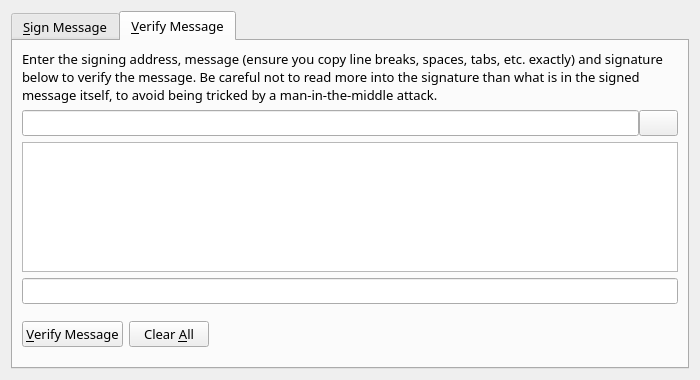
<?xml version="1.0" encoding="UTF-8"?>
<ui version="4.0">
 <class>SignVerifyMessageDialog</class>
 <widget class="QDialog" name="SignVerifyMessageDialog">
  <property name="geometry">
   <rect>
    <x>0</x>
    <y>0</y>
    <width>700</width>
    <height>380</height>
   </rect>
  </property>
  <property name="windowTitle">
   <string>Signatures - Sign / Verify a Message</string>
  </property>
  <property name="modal">
   <bool>true</bool>
  </property>
  <layout class="QVBoxLayout" name="verticalLayout">
   <item>
    <widget class="QTabWidget" name="tabWidget">
     <property name="font">
      <font>
       <family>Ubuntu Condensed</family>
       <pointsize>10</pointsize>
      </font>
     </property>
     <property name="currentIndex">
      <number>1</number>
     </property>
     <widget class="QWidget" name="tabSignMessage">
      <attribute name="title">
       <string>&amp;Sign Message</string>
      </attribute>
      <layout class="QVBoxLayout" name="verticalLayout_SM">
       <item>
        <widget class="QLabel" name="infoLabel_SM">
         <property name="text">
          <string>You can sign messages with your BitMiles addresses to prove that you own them. Be careful not to sign anything vague, as phishing attacks may try to trick you into signing your identity over to them. Only sign fully-detailed statements you agree to.</string>
         </property>
         <property name="textFormat">
          <enum>Qt::PlainText</enum>
         </property>
         <property name="wordWrap">
          <bool>true</bool>
         </property>
        </widget>
       </item>
       <item>
        <layout class="QHBoxLayout" name="horizontalLayout_1_SM">
         <property name="spacing">
          <number>0</number>
         </property>
         <item>
          <widget class="QValidatedLineEdit" name="addressIn_SM">
           <property name="toolTip">
            <string>The address to sign the message with (e.g. 1NS17iag9jJgTHD1VXjvLCEnZuQ3rJDE9L)</string>
           </property>
           <property name="maxLength">
            <number>34</number>
           </property>
          </widget>
         </item>
         <item>
          <widget class="QPushButton" name="addressBookButton_SM">
           <property name="toolTip">
            <string>Choose an address from the address book</string>
           </property>
           <property name="text">
            <string/>
           </property>
           <property name="icon">
            <iconset resource="../bitcoin.qrc">
             <normaloff>:/icons/address-book</normaloff>:/icons/address-book</iconset>
           </property>
           <property name="shortcut">
            <string>Alt+A</string>
           </property>
           <property name="autoDefault">
            <bool>false</bool>
           </property>
          </widget>
         </item>
         <item>
          <widget class="QPushButton" name="pasteButton_SM">
           <property name="toolTip">
            <string>Paste address from clipboard</string>
           </property>
           <property name="text">
            <string/>
           </property>
           <property name="icon">
            <iconset resource="../bitcoin.qrc">
             <normaloff>:/icons/editpaste</normaloff>:/icons/editpaste</iconset>
           </property>
           <property name="shortcut">
            <string>Alt+P</string>
           </property>
           <property name="autoDefault">
            <bool>false</bool>
           </property>
          </widget>
         </item>
        </layout>
       </item>
       <item>
        <widget class="QPlainTextEdit" name="messageIn_SM">
         <property name="toolTip">
          <string>Enter the message you want to sign here</string>
         </property>
        </widget>
       </item>
       <item>
        <layout class="QHBoxLayout" name="horizontalLayout_2_SM">
         <property name="spacing">
          <number>0</number>
         </property>
         <item>
          <widget class="QLineEdit" name="signatureOut_SM">
           <property name="font">
            <font>
             <italic>true</italic>
            </font>
           </property>
           <property name="readOnly">
            <bool>true</bool>
           </property>
          </widget>
         </item>
         <item>
          <widget class="QPushButton" name="copySignatureButton_SM">
           <property name="toolTip">
            <string>Copy the current signature to the system clipboard</string>
           </property>
           <property name="text">
            <string/>
           </property>
           <property name="icon">
            <iconset resource="../bitcoin.qrc">
             <normaloff>:/icons/editcopy</normaloff>:/icons/editcopy</iconset>
           </property>
           <property name="autoDefault">
            <bool>false</bool>
           </property>
          </widget>
         </item>
        </layout>
       </item>
       <item>
        <layout class="QHBoxLayout" name="horizontalLayout_3_SM">
         <item>
          <widget class="QPushButton" name="signMessageButton_SM">
           <property name="toolTip">
            <string>Sign the message to prove you own this Bitcoin address</string>
           </property>
           <property name="text">
            <string>&amp;Sign Message</string>
           </property>
           <property name="icon">
            <iconset resource="../bitcoin.qrc">
             <normaloff>:/icons/edit</normaloff>:/icons/edit</iconset>
           </property>
           <property name="autoDefault">
            <bool>false</bool>
           </property>
          </widget>
         </item>
         <item>
          <widget class="QPushButton" name="clearButton_SM">
           <property name="toolTip">
            <string>Reset all sign message fields</string>
           </property>
           <property name="text">
            <string>Clear &amp;All</string>
           </property>
           <property name="icon">
            <iconset resource="../bitcoin.qrc">
             <normaloff>:/icons/remove</normaloff>:/icons/remove</iconset>
           </property>
           <property name="autoDefault">
            <bool>false</bool>
           </property>
          </widget>
         </item>
         <item>
          <spacer name="horizontalSpacer_1_SM">
           <property name="orientation">
            <enum>Qt::Horizontal</enum>
           </property>
           <property name="sizeHint" stdset="0">
            <size>
             <width>40</width>
             <height>48</height>
            </size>
           </property>
          </spacer>
         </item>
         <item>
          <widget class="QLabel" name="statusLabel_SM">
           <property name="font">
            <font>
             <weight>75</weight>
             <bold>true</bold>
            </font>
           </property>
           <property name="text">
            <string/>
           </property>
           <property name="wordWrap">
            <bool>true</bool>
           </property>
          </widget>
         </item>
         <item>
          <spacer name="horizontalSpacer_2_SM">
           <property name="orientation">
            <enum>Qt::Horizontal</enum>
           </property>
           <property name="sizeHint" stdset="0">
            <size>
             <width>40</width>
             <height>48</height>
            </size>
           </property>
          </spacer>
         </item>
        </layout>
       </item>
      </layout>
     </widget>
     <widget class="QWidget" name="tabVerifyMessage">
      <attribute name="title">
       <string>&amp;Verify Message</string>
      </attribute>
      <layout class="QVBoxLayout" name="verticalLayout_VM">
       <item>
        <widget class="QLabel" name="infoLabel_VM">
         <property name="text">
          <string>Enter the signing address, message (ensure you copy line breaks, spaces, tabs, etc. exactly) and signature below to verify the message. Be careful not to read more into the signature than what is in the signed message itself, to avoid being tricked by a man-in-the-middle attack.</string>
         </property>
         <property name="textFormat">
          <enum>Qt::PlainText</enum>
         </property>
         <property name="alignment">
          <set>Qt::AlignLeading|Qt::AlignLeft|Qt::AlignTop</set>
         </property>
         <property name="wordWrap">
          <bool>true</bool>
         </property>
        </widget>
       </item>
       <item>
        <layout class="QHBoxLayout" name="horizontalLayout_1_VM">
         <property name="spacing">
          <number>0</number>
         </property>
         <item>
          <widget class="QValidatedLineEdit" name="addressIn_VM">
           <property name="toolTip">
            <string>The address the message was signed with (e.g. 1NS17iag9jJgTHD1VXjvLCEnZuQ3rJDE9L)</string>
           </property>
           <property name="maxLength">
            <number>34</number>
           </property>
          </widget>
         </item>
         <item>
          <widget class="QPushButton" name="addressBookButton_VM">
           <property name="toolTip">
            <string>Choose an address from the address book</string>
           </property>
           <property name="text">
            <string/>
           </property>
           <property name="icon">
            <iconset resource="../bitcoin.qrc">
             <normaloff>:/icons/address-book</normaloff>:/icons/address-book</iconset>
           </property>
           <property name="shortcut">
            <string>Alt+A</string>
           </property>
           <property name="autoDefault">
            <bool>false</bool>
           </property>
          </widget>
         </item>
        </layout>
       </item>
       <item>
        <widget class="QPlainTextEdit" name="messageIn_VM"/>
       </item>
       <item>
        <widget class="QValidatedLineEdit" name="signatureIn_VM"/>
       </item>
       <item>
        <layout class="QHBoxLayout" name="horizontalLayout_2_VM">
         <item>
          <widget class="QPushButton" name="verifyMessageButton_VM">
           <property name="toolTip">
            <string>Verify the message to ensure it was signed with the specified Bitcoin address</string>
           </property>
           <property name="text">
            <string>&amp;Verify Message</string>
           </property>
           <property name="icon">
            <iconset resource="../bitcoin.qrc">
             <normaloff>:/icons/transaction_0</normaloff>:/icons/transaction_0</iconset>
           </property>
           <property name="autoDefault">
            <bool>false</bool>
           </property>
          </widget>
         </item>
         <item>
          <widget class="QPushButton" name="clearButton_VM">
           <property name="toolTip">
            <string>Reset all verify message fields</string>
           </property>
           <property name="text">
            <string>Clear &amp;All</string>
           </property>
           <property name="icon">
            <iconset resource="../bitcoin.qrc">
             <normaloff>:/icons/remove</normaloff>:/icons/remove</iconset>
           </property>
           <property name="autoDefault">
            <bool>false</bool>
           </property>
          </widget>
         </item>
         <item>
          <spacer name="horizontalSpacer_1_VM">
           <property name="orientation">
            <enum>Qt::Horizontal</enum>
           </property>
           <property name="sizeHint" stdset="0">
            <size>
             <width>40</width>
             <height>48</height>
            </size>
           </property>
          </spacer>
         </item>
         <item>
          <widget class="QLabel" name="statusLabel_VM">
           <property name="font">
            <font>
             <weight>75</weight>
             <bold>true</bold>
            </font>
           </property>
           <property name="text">
            <string/>
           </property>
           <property name="wordWrap">
            <bool>true</bool>
           </property>
          </widget>
         </item>
         <item>
          <spacer name="horizontalSpacer_2_VM">
           <property name="orientation">
            <enum>Qt::Horizontal</enum>
           </property>
           <property name="sizeHint" stdset="0">
            <size>
             <width>40</width>
             <height>48</height>
            </size>
           </property>
          </spacer>
         </item>
        </layout>
       </item>
      </layout>
     </widget>
    </widget>
   </item>
  </layout>
 </widget>
 <customwidgets>
  <customwidget>
   <class>QValidatedLineEdit</class>
   <extends>QLineEdit</extends>
   <header>qvalidatedlineedit.h</header>
  </customwidget>
 </customwidgets>
 <resources>
  <include location="../bitcoin.qrc"/>
 </resources>
 <connections/>
</ui>
